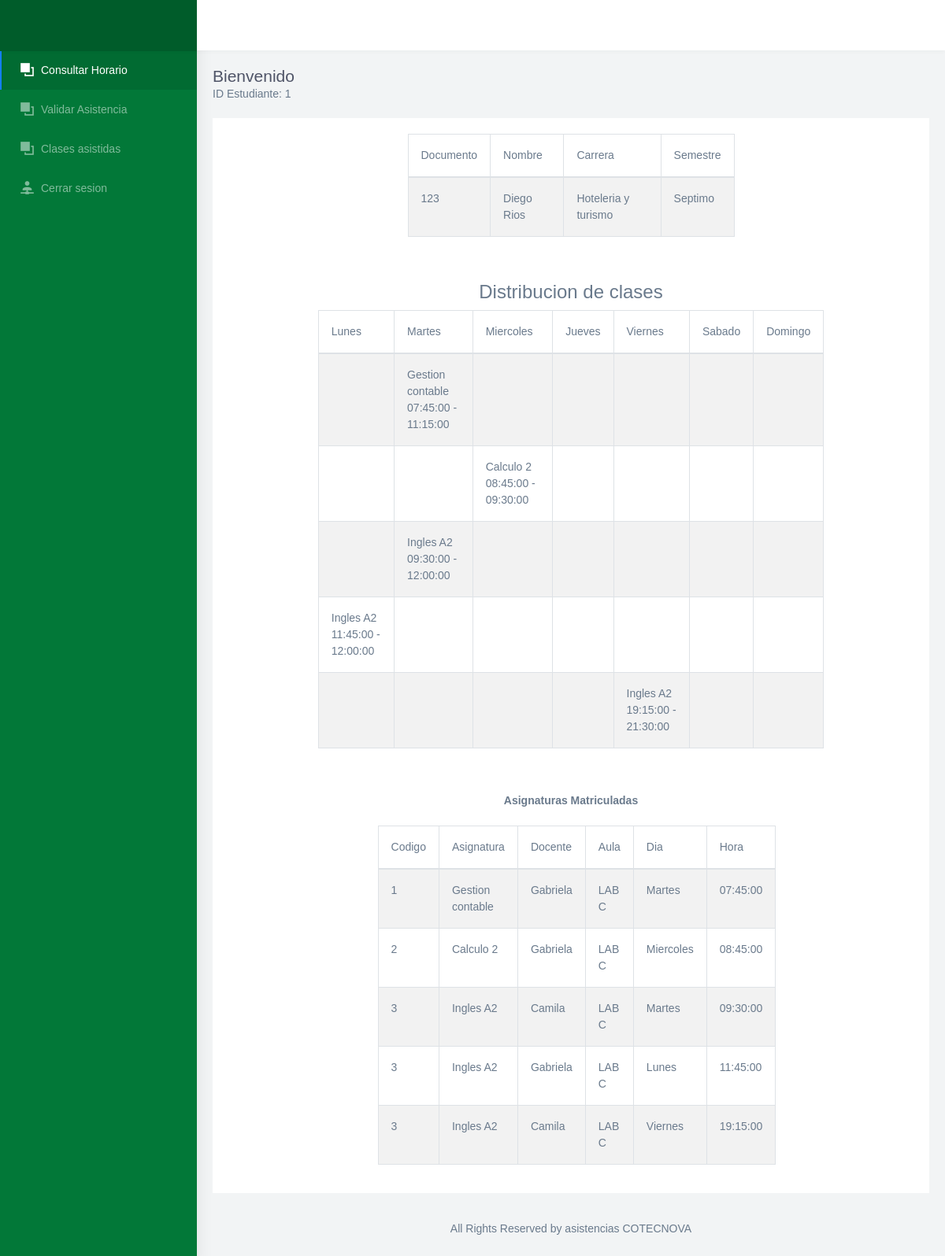
/consultar_horario.php (signed in), run on the app's committed database.
### tables this page shows
CREATE TABLE `estudiante` (
  `id_estudiante` int(11) NOT NULL COMMENT 'Identificador del estudiante',
  `documento` varchar(45) NOT NULL COMMENT 'Documento del estudiante',
  `nombres` varchar(45) NOT NULL COMMENT 'Nombres del estudiante',
  `apellidos` varchar(45) NOT NULL COMMENT 'Apellidos del estudiante',
  `jornada` varchar(45) NOT NULL COMMENT 'Jornada del estudiante',
  `semestre` varchar(45) NOT NULL COMMENT 'Semestre en el que se encuentra',
  `clave` varchar(45) NOT NULL COMMENT 'Clave del estudiante',
  `correo` varchar(255) NOT NULL COMMENT 'Correo el estudiante',
  `estado` int(11) NOT NULL COMMENT 'Activo o inactivo',
  `Carrera_id_carrera` int(11) NOT NULL COMMENT 'Id de la carrera que cursa',
  `tipo_usuario_id_tipo_usuario` int(11) NOT NULL COMMENT 'Id del tipo de usuario'
);

CREATE TABLE `carrera` (
  `id_carrera` int(11) NOT NULL COMMENT 'Id de la carrera',
  `nombre` varchar(45) NOT NULL COMMENT 'Nombre de la carrera',
  `estado` int(11) NOT NULL COMMENT 'Activa o inactiva'
);

CREATE TABLE `materia` (
  `id_materia` int(11) NOT NULL COMMENT 'Id de la materia',
  `nombre` varchar(45) NOT NULL COMMENT 'Nombre de la materia',
  `estado` int(11) NOT NULL COMMENT 'Activo o inactivo'
);

CREATE TABLE `docente` (
  `id_docente` int(11) NOT NULL COMMENT 'Identificador del docente',
  `documento` varchar(45) NOT NULL COMMENT 'Documento del docente',
  `nombres` varchar(45) NOT NULL COMMENT 'Nombres del docente\n\n',
  `apellidos` varchar(45) NOT NULL COMMENT 'Apellidos del docente',
  `clave` varchar(45) NOT NULL COMMENT 'Clave del docente',
  `correo` varchar(255) NOT NULL COMMENT 'Correo del docente',
  `tipo_usuario_id_tipo_usuario` int(11) NOT NULL COMMENT 'Tipo de usuario',
  `estado` int(11) NOT NULL COMMENT 'Activo o inactivo'
);

CREATE TABLE `aula` (
  `id_aula` int(11) NOT NULL COMMENT 'Id del aula',
  `nombre` varchar(45) NOT NULL COMMENT 'Nombre del aula',
  `estado` int(11) NOT NULL COMMENT 'Activa o inactiva'
);

CREATE TABLE `dias` (
  `id_dia` int(11) NOT NULL COMMENT 'Id el dia',
  `nombre` varchar(45) NOT NULL COMMENT 'Nombre del dia'
);

CREATE TABLE `clase` (
  `id_clase` int(11) NOT NULL COMMENT 'Id de la clase',
  `Dias_id_dia` int(11) NOT NULL COMMENT 'Id del dia',
  `hora` time NOT NULL COMMENT 'Hora de inicio de la clase',
  `horafin` time NOT NULL COMMENT 'Hora fin de la clase',
  `codigo` varchar(45) NOT NULL COMMENT 'Codigo de la clase',
  `Docente_id_docente` int(11) NOT NULL COMMENT 'Id del docente que la dara',
  `Aula_id_aula` int(11) NOT NULL COMMENT 'Id del aula en la que se vera',
  `Materia_id_materia` int(11) NOT NULL COMMENT 'Id de la materia que se vera',
  `Grupo_id_grupo` int(11) NOT NULL COMMENT 'Id del grupo asignado',
  `estado` int(11) NOT NULL COMMENT 'Estado de la clase'
);

### Modelo/MySQL.php (called while the page is built, shortened)
<?php
class MySQL{
    private $hostname  = "localhost";
    private $user = "root";
    private $password = "";
    private $database = "asistencia";
    private $conexion;
    public function conectar(){
        $this->conexion = mysqli_connect($this->hostname, $this->user, $this->password, $this->database);
    }
    public function efectuarConsulta($consulta){
        mysqli_query($this->conexion, "SET lc_time_names = 'es_ES'" );
        mysqli_query($this->conexion, "SET NAMES 'utf8'");
        mysqli_query($this->conexion, "SET CHARACTER 'utf8'");
       $this->resultadoConsulta = mysqli_query($this->conexion, $consulta);
        return $this->resultadoConsulta;
    }
}

### consultar_horario.php (the view, shortened to what this page needs)
<!DOCTYPE html>
<html dir="ltr" lang="en">
<head>
	<link href="css/chartist.min.css" rel="stylesheet">
	<link href="css/style.min.css" rel="stylesheet">
	<link href="css/ie7.css" rel="stylesheet">
	<link href="css/materialdesignicons.min.css" rel="stylesheet">
	<link href="css/weather-icons.min.css" rel="stylesheet">
</head>
<body>
	<?php
	require_once 'Modelo/MySQL.php';
	$mysql = new MySQL;
	$mysql->conectar();
	$id_estudiante = $_SESSION['idEstudiante'];
	$datosestudiante = $mysql->efectuarConsulta("SELECT estudiante.id_estudiante, estudiante.documento, estudiante.nombres, estudiante.apellidos, estudiante.Carrera_id_carrera, estudiante.semestre, carrera.id_carrera, carrera.nombre from estudiante join carrera on estudiante.Carrera_id_carrera = carrera.id_carrera where estudiante.id_estudiante = " . $id_estudiante . "");
	while ($valores1 = mysqli_fetch_assoc($datosestudiante)) {
		$documento = $valores1['documento'];
		$nombres = $valores1['nombres'];
		$apellidos = $valores1['apellidos'];
		$carrera = $valores1['nombre'];
		$semestre = $valores1['semestre'];
	}
	$dhorario = $mysql->efectuarConsulta("SELECT estudiante.id_estudiante, clase.id_clase, clase.hora, clase.horafin, dias.id_dia, dias.nombre as nombredia, materia.nombre FROM estudiante JOIN grupo on estudiante.id_estudiante = grupo.Estudiante_id_estudiante join clase on clase.Grupo_id_grupo = grupo.id_grupo join materia on materia.id_materia = clase.Materia_id_materia join dias on dias.id_dia = clase.Dias_id_dia where estudiante.id_estudiante = " . $id_estudiante . " ORDER BY clase.hora, nombredia");
	$Amaterias = $mysql->efectuarConsulta("SELECT estudiante.id_estudiante, grupo.Estudiante_id_estudiante, materia.nombre as nombremateria, materia.id_materia, docente.nombres, aula.nombre as nombreaula, dias.nombre as nombredia, clase.hora FROM estudiante JOIN grupo on estudiante.id_estudiante = grupo.Estudiante_id_estudiante join clase on clase.Grupo_id_grupo = grupo.id_grupo join materia on materia.id_materia = clase.Materia_id_materia join docente on docente.id_docente = clase.Docente_id_docente join aula on aula.id_aula = clase.Aula_id_aula join dias on dias.id_dia = clase.Dias_id_dia where estudiante.id_estudiante = " . $id_estudiante . " order by clase.hora");
    $horario = [];
    while($valores1 = mysqli_fetch_assoc($dhorario)) {
        $hora = $valores1['hora'];
        $horafin = $valores1['horafin'];
        if(!isset($horario[$hora])) {
            $horario[$hora] = ['', '', '', '', '', '', ''];
        }
        $horario[$hora][$valores1['id_dia'] - 1] = $valores1['nombre']. " " . $hora . " - ". $horafin;
    }
	?>
	<div id="main-wrapper" data-navbarbg="skin6" data-theme="light" data-layout="vertical" data-sidebartype="full" data-boxed-layout="full">
		<header class="topbar" data-navbarbg="skin6">
			<nav class="navbar top-navbar navbar-expand-md navbar-light">
				<div class="navbar-header" data-logobg="skin5">
					<div class="navbar-brand">
						<a href="index.html" class="logo">
						</a>
					</div>
				</div>
			</nav>
		</header>
		<div class="page-wrapper">
			<div class="page-breadcrumb">
				<div class="row">
					<div class="col-5 align-self-center">
						<h4 class="page-title">Bienvenido</h4>
						<?php echo "ID Estudiante: " . $_SESSION['idEstudiante']; ?>
					</div>
				</div>
			</div>
			<div class="container-fluid">
				<div class="row">
					<div class="col-12">
						<div class="card">
							<center>
								<div class="card-body col-md-6 col-md-offset-3">
								<table id="" class="table table-striped table-bordered" style="width:100%">
										<thead>
											<tr>
												<th scope="col">Documento</th>
												<th scope="col">Nombre</th>
												<th scope="col">Carrera</th>
												<th scope="col">Semestre</th>
											</tr>
										</thead>
										<tbody>
											<tr>
												<th scope="row"><?php echo $documento ?></th>
												<td><?php echo $nombres." ".$apellidos ?></td>
												<td><?php echo $carrera ?></td>
												<td><?php echo $semestre ?></td>
											</tr>
										</tbody>
									</table>
								</div>
							</center>
							<center>
								<div class="card-body col-md-9 col-md-offset-3">
									<center>
										<h3>Distribucion de clases</h3>
									</center>
									<table id="example" class="table table-striped table-bordered" style="width:100%">
										<thead>
											<tr>
												<th>Lunes</th>
												<th>Martes</th>
												<th>Miercoles</th>
												<th>Jueves</th>
												<th>Viernes</th>
												<th>Sabado</th>
												<th>Domingo</th>
											</tr>
										</thead>
										<tbody>
											<?php
											        foreach($horario as $hora => $dias) {
											            echo "
											            <tr>
											                <td>{$dias[0]}</td>
											                <td>{$dias[1]}</td>
											                <td>{$dias[2]}</td>
											                <td>{$dias[3]}</td>
											                <td>{$dias[4]}</td>
											                <td>{$dias[5]}</td>
											                <td></td>
											            </tr>";
											        }
											?>
										</tbody>
									</table>
								</div>
							</center>
							<center>
								<div class="card-body col-md-7 col-md-offset-3">
									<center>
										<b>Asignaturas Matriculadas</b>
									</center>
									<br>
									<table id="" class="table table-striped table-bordered" style="width:100%">
										<thead>
											<tr>
												<th scope="col">Codigo</th>
												<th scope="col">Asignatura</th>
												<th scope="col">Docente</th>
												<th scope="col">Aula</th>
												<th scope="col">Dia</th>
												<th scope="col">Hora</th>
											</tr>
										</thead>
										<tbody>
											<tr>
												<?php
												while ($valores3 = mysqli_fetch_assoc($Amaterias)) {
												?>
													<th scope="row"><?php echo $valores3['id_materia'] ?></th>
													<td><?php echo $valores3['nombremateria'] ?></td>
													<td><?php echo $valores3['nombres'] ?></td>
													<td><?php echo $valores3['nombreaula'] ?></td>
													<td><?php echo $valores3['nombredia'] ?></td>
													<td><?php echo $valores3['hora'] ?></td>
											</tr>
										<?php
												}
										?>
										</tbody>
									</table>
								</div>
							</center>
						</div>
					</div>
				</div>
				<footer class="footer text-center">
					All Rights Reserved by asistencias COTECNOVA
				</footer>
			</div>
		</div>
</body>
</html>

### data on the page
estudiante: documento "123", nombres "Diego", apellidos "Rios", Carrera_id_carrera.nombre "Hoteleria y turismo", semestre "Septimo", materia.id_materia "1", materia.nombre "Gestion contable", docente.nombres "Gabriela", aula.nombre "LAB C", dias.nombre "Martes", clase.hora "07:45:00", materia.id_materia "2", materia.nombre "Calculo 2", dias.nombre "Miercoles", clase.hora "08:45:00", materia.id_materia "3", materia.nombre "Ingles A2", docente.nombres "Camila", clase.hora "09:30:00", dias.nombre "Lunes", clase.hora "11:45:00", dias.nombre "Viernes", clase.hora "19:15:00"

### other printed values
$_SESSION['idEstudiante'] "1"
$dias[1] "Gestion contable 07:45:00 - 11:15:00"
$dias[2] "Calculo 2 08:45:00 - 09:30:00"
$dias[1] "Ingles A2 09:30:00 - 12:00:00"
$dias[0] "Ingles A2 11:45:00 - 12:00:00"
$dias[4] "Ingles A2 19:15:00 - 21:30:00"
